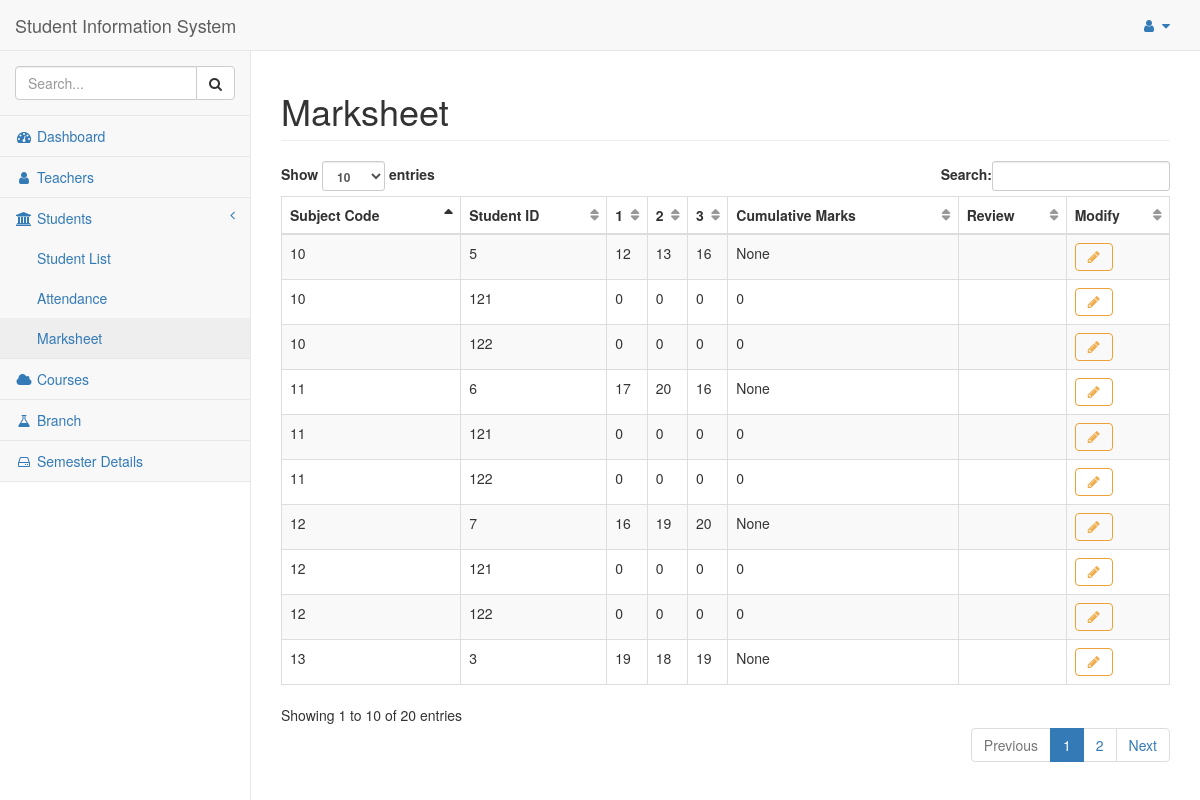
Screenshot of /marksheet (signed in) with the database file from the repository.
### tables this page shows
CREATE TABLE Marksheet
(
 sub_code   integer NOT NULL ,
 student_id integer NOT NULL ,
 t1         integer unsigned NULL ,
 t2         integer unsigned NULL ,
 t3         integer unsigned NULL ,
 cm         integer unsigned NULL ,
 review     text NOT NULL ,
PRIMARY KEY (sub_code, student_id),
FOREIGN KEY  (sub_code) REFERENCES Subject (sub_code) ON DELETE CASCADE ON UPDATE CASCADE,
FOREIGN KEY (student_id) REFERENCES Student (student_id) ON DELETE CASCADE ON UPDATE CASCADE
);

### flaskapp.py (the view)
@app.route("/marksheet")
def marksheet():
    global ID
    if not session.get('logged_in'):
        return login()
    else:
        entry_list = query_db("SELECT * FROM Marksheet", [])
        return render_template("marksheet.html", id=ID,
                               entry_list=entry_list)

### flaskapp.py (called while the page is built)
def get_db():
    db = getattr(g, '_database', None)
    if db is None:
        db = g._database = sqlite3.connect(DATABASE)
        db.create_function('avg', 3, average)
        db.row_factory = sqlite3.Row
    return db

def query_db(query: object, args: object,
             one: object = False) -> object:
    cur = get_db().execute(query, args)
    rv = cur.fetchall()
    cur.close()
    return (rv[0] if rv else None) if one else rv

@app.teardown_appcontext
def close_connection(exception):
    db = getattr(g, '_database', None)
    if db is not None:
        db.close()

### templates/marksheet.html
{% extends "base.html" %}
{% block title %}Marksheet{% endblock %}
{% block content %}
  <table class="table table-striped table-bordered table-hover dataTables no-footer dtr-inline collapsed" style="width: 100%;" id="dataTables">
    <thead>
      <tr>
        <th scope="col">Subject Code</th>
        <th scope="col">Student ID</th>
        <th scope="col"><strong>1</strong></th>
        <th scope="col"><strong>2</strong></th>
        <th scope="col"><strong>3</strong></th>
        <th scope="col">Cumulative Marks</th>
        <th scope="col">Review</th>
        <th scope="col">Modify</th>
      </tr>
    </thead>
    {% for entry in entry_list: %}
      <tr>
        <td>{{ entry['sub_code'] }}</td>
        <td>{{ entry['student_id'] }}</td>
        <td>{{ entry['t1'] }}</td>
        <td>{{ entry['t2'] }}</td>
        <td>{{ entry['t3'] }}</td>
        <td>{{ entry['cm'] }}</td>
        <td>{{ entry['review'] }}</td>
        <td>
          <button type="button" class="btn btn-outline btn-warning fa fa-pencil" onclick="window.location.href='/modify/attendance/{{ entry['student_id'] }}/{{ entry['sub_code'] }}'"></button>
        </td>
      </tr>
    {% endfor %}
  </table>
{% endblock content %}

### rows the page displays
Marksheet: sub_code "13", student_id "3", t1 "19", t2 "18", t3 "19", cm "None"
Marksheet: sub_code "10", student_id "5", t1 "12", t2 "13", t3 "16", cm "None"
Marksheet: sub_code "11", student_id "6", t1 "17", t2 "20", t3 "16", cm "None"
Marksheet: sub_code "12", student_id "7", t1 "16", t2 "19", t3 "20", cm "None"
Marksheet: sub_code "10", student_id "121", t1 "0", t2 "0", t3 "0", cm "0"
Marksheet: sub_code "11", student_id "121", t1 "0", t2 "0", t3 "0", cm "0"
Marksheet: sub_code "12", student_id "121", t1 "0", t2 "0", t3 "0", cm "0"
Marksheet: sub_code "10", student_id "122", t1 "0", t2 "0", t3 "0", cm "0"
Marksheet: sub_code "11", student_id "122", t1 "0", t2 "0", t3 "0", cm "0"
Marksheet: sub_code "12", student_id "122", t1 "0", t2 "0", t3 "0", cm "0"
